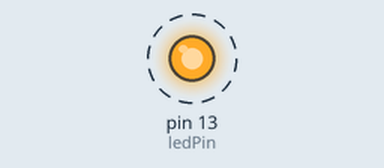
The sketch below on a simulated Arduino Uno, built with avr-gcc and run on an emulated ATmega328P. Parts: output pins drawn as LEDs (lit = HIGH). Dashed ring = blinking.

Above: at 0.3 s.
Timing chart, 0 to 3.0 s (numbered marks = the images above):
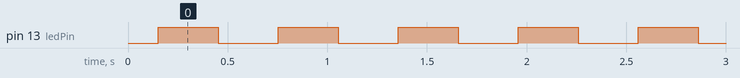

Measured:
- by itself, pin 13 (ledPin): alternates HIGH for 0.30 s and LOW for 0.30 s

The sketch:

experimento6.1.ino
```cpp
#define ledPin 13
int count, led_pisca;

void setup() {
  pinMode(ledPin, OUTPUT);
  Serial.begin(115200);
  TCCR1A = 0;
  TCCR1B = 0;
  TCCR1B |= (1 << CS10);
  TCNT1 = 0xC180;
  TIMSK1 |= (1 << TOIE1);  // habilita a interrupção do TIMER1
}

void loop() {
  if (count) {
    count = 0;
    led_pisca++;
    if (led_pisca > 600) {
      led_pisca = 0;
    }
    if (led_pisca < 300) {
      analogWrite(ledPin, map(led_pisca, 0, 300, 0, 255));
    } else {
      analogWrite(ledPin, map(led_pisca, 300, 600, 255, 0));
    }
  }
}

ISR(TIMER1_OVF_vect)  //interrupção do TIMER1
{
  TCNT1 = 0xC180;  // Renicia TIMER
  count++;
}
```
